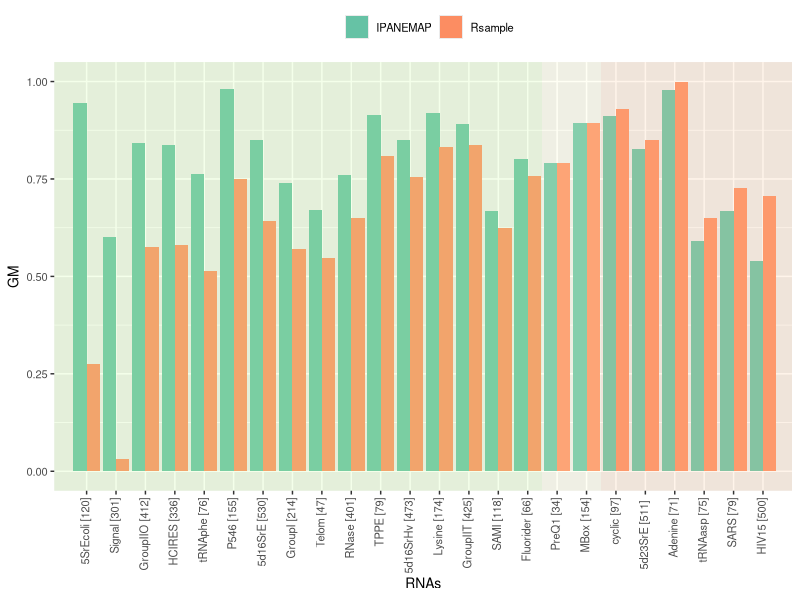
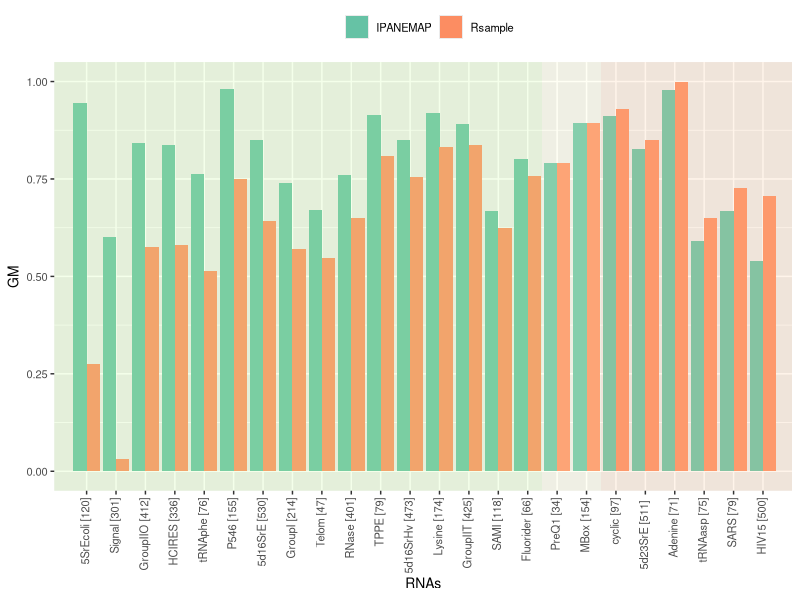

R code for these plots, in order:
#R version 3.3.2 
  
library(reshape2)
library(ggplot2)

IPANEMAP<-c(0.945,0.6,0.843,0.836,0.762,0.982,0.851,0.74,0.671,0.761,0.914,0.85, 0.92,0.891,0.668,0.801,0.791,0.894,0.912, 0.827,0.977,0.591,0.667,0.539)
            
 Rsample<-c(0.274,0.031,0.576,0.58,0.514,0.749,0.641,0.57,0.548,0.651,0.81,0.755,0.833,0.836,0.624,0.758,0.791,0.894,0.929,0.851,1,0.651,0.727,0.707)
difference<-IPANEMAP-Rsample
 
mean(IPANEMAP)
mean(Rsample)
sd(IPANEMAP)
sd(Rsample)
mean(IPANEMAP[1:18])
mean (Rsample[1:18])
mean(IPANEMAP[19:24])
mean (Rsample[19:24])
mean(IPANEMAP[1:18])/mean (Rsample[1:18])
mean (Rsample[19:24])/mean (IPANEMAP[19:24])
Difference<-c(IPANEMAP-Rsample)
sum(Difference[1:18])
sum(Difference[19:24])

 k<-c('5SrEcoli [120]','Signal [301]','GroupIIO [412]','HCIRES [336]','tRNAphe [76]','P546 [155]' ,'5d16SrE [530]','GroupI [214]','Telom [47]' ,'RNase [401]' 
      ,'TPPE [79]','5d16SrHv [473]' ,'Lysine [174]','GroupIIT [425]','SAMI [118]','Fluorider [66]'
      ,'PreQ1 [34]','MBox [154]','cyclic [97]' ,'5d23SrE [511] ',  'Adenine [71]','tRNAasp [75]','SARS [79]','HIV15 [500]')

 df<- data.frame(Program=rep(c("IPANEMAP", "Rsample"), each=24),
                  RNAs=rep(c('5SrEcoli [120]','Signal [301]','GroupIIO [412]','HCIRES [336]','tRNAphe [76]','P546 [155]' ,'5d16SrE [530]','GroupI [214]','Telom [47]' ,'RNase [401]' 
                             ,'TPPE [79]','5d16SrHv [473]' ,'Lysine [174]','GroupIIT [425]','SAMI [118]','Fluorider [66]'
                             ,'PreQ1 [34]','MBox [154]','cyclic [97]' ,'5d23SrE [511] ',  'Adenine [71]','tRNAasp [75]','SARS [79]','HIV15 [500]')
                           ),GM=c(0.945,0.6,0.843,0.836,0.762,0.982,0.851,0.74,0.671,0.761,0.914,0.85, 0.92,0.891,0.668,0.801,0.791,0.894,0.912, 0.827,0.977,0.591,0.667,0.539,0.274,0.031,0.576,0.58,0.514,0.749,0.641,0.57,0.548,0.651,0.81,0.755,0.833,0.836,0.624,0.758,0.791,0.894,0.929,0.851,1,0.651,0.727,0.707))

df$RNAs<-factor(df$RNAs, levels = k)# to ensure the order by the RNA

p<-ggplot()+
  geom_bar(data=df, aes(x=RNAs, y=GM, fill=Program),stat="identity", position=position_dodge())+
 theme(axis.text.x = element_text(angle = 90, hjust = 1,vjust=0.3),text = element_text(size=10))+
  labs(fill=" ")+scale_fill_brewer(palette="Set2")+  ylim(0,1) +geom_rect(aes(xmin=-0.1,xmax=16.5,ymin=-Inf,ymax=Inf),alpha=0.2,fill="#CCFF99")+
  geom_rect(aes(xmin=16.5,xmax=18.5,ymin=-Inf,ymax=Inf),alpha=0.2,fill="#FFFFCC")+
  geom_rect(aes(xmin=18.5,xmax=25,ymin=-Inf,ymax=Inf),alpha=0.2,fill="#FFCC99")# pour les traits +geom_vline(xintercept=c(16.5,18.5),color ="grey")
#to remove grid:
#p+scale_fill_manual(values=c("palevioletred3","turquoise1"))
p+theme(legend.position="top")
#add separating lines:

#p+theme(panel.grid.major = element_blank(), panel.grid.minor = element_blank(),legend.position="top")
ggsave("Accuracy.pdf", width = 5.5, height = 5,units="in")# size of the figure

